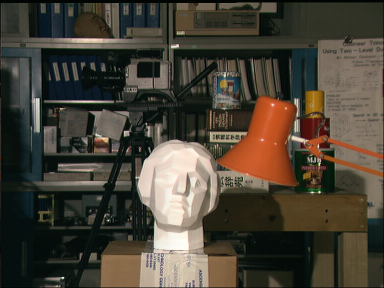
#> input picture project 2/data/tsucuba_left.png, 384 x 288 px
$ python task2.py
#> lines starting #> are read from the running program, lines starting #| are printed output that depends on the picture; after the words box and inside, x2 and y2 are one past the last pixel; in counts of white or black regions, pixels touching at a corner belong together
UBIT = 'hparthas'
import cv2
import numpy as np
from matplotlib import pyplot as plt
import random
np.random.seed(sum([ord(c) for c in UBIT]))
# read image 1 and convert to BW
m1_clr = cv2.imread('data/tsucuba_left.png')
#> m1_clr is the input picture: shape (288, 384, 3); mean B, G, R 54.7, 66.6, 73.2
image1_bw= cv2.cvtColor(m1_clr,cv2.COLOR_BGR2GRAY)

# read image 2 and convert to BW
m2_clr = cv2.imread('data/tsucuba_right.png')
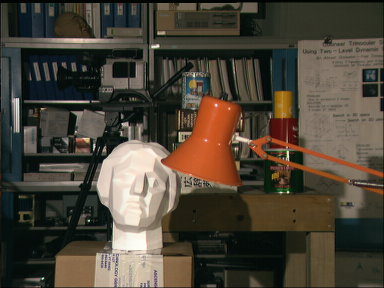
#> input picture project 2/data/tsucuba_right.png, 384 x 288 px
#> m2_clr is the input picture: shape (288, 384, 3); mean B, G, R 55.6, 68.2, 75.9
image2_bw = cv2.cvtColor(m2_clr,cv2.COLOR_BGR2GRAY)
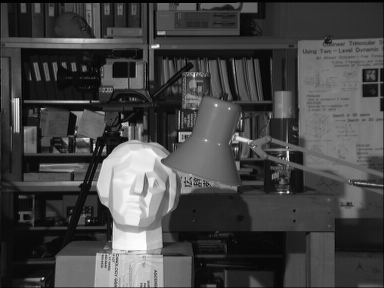
#> image2_bw: shape (288, 384); min 0, max 253, mean 69.1

# Extract Sift features and compute Descriptors for image 1 and image 2
sift = cv2.xfeatures2d.SIFT_create()
keypoints_mountain1 ,m1_des= sift.detectAndCompute(image1_bw,None)
#> keypoints_mountain1 = 717 keypoints; strongest (x, y, size): (174, 178, 47.3), (126, 133, 3.8), (177, 46, 2.7), (36, 102, 5.7)
image1_withkp = cv2.drawKeypoints(m1_clr,keypoints_mountain1,None)
cv2.imwrite('output/task2/task2_sift1.jpg',image1_withkp)

keypoints_mountain2,m2_des = sift.detectAndCompute(image2_bw,None)
#> keypoints_mountain2 = 708 keypoints; strongest (x, y, size): (94, 146, 1.9), (133, 178, 47.6), (157, 46, 2.7), (288, 153, 1.9)
image2_withkp =  cv2.drawKeypoints(m2_clr,keypoints_mountain2,None)
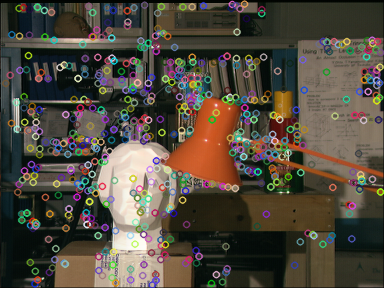
#> image2_withkp: shape (288, 384, 3); mean B, G, R 62.8, 74.2, 81.3
cv2.imwrite('output/task2/task2_sift2.jpg',image2_withkp)

def drawlines(img1,img2,lines,pts1,pts2,color):
    r,c = (cv2.cvtColor(img1,cv2.COLOR_BGR2GRAY)).shape
    i = 0
    for r,pt1,pt2 in zip(lines,pts1,pts2):
        x0,y0 = map(int, [0, -r[2]/r[1] ])
        x1,y1 = map(int, [c, -(r[2]+r[0]*c)/r[1] ])
        img1 = cv2.line(img1, (x0,y0), (x1,y1), color[i],1)
        img1 = cv2.circle(img2,tuple(pt1),5,color[i],-1)
        i = i+1
    return img1


pts1 = []
pts2 = []

bf = cv2.BFMatcher()
matches = bf.knnMatch(m1_des,m2_des, k=2)
#> matches = 717 matches

for i,(m,n) in enumerate(matches):
        pts2.append(keypoints_mountain2[m.trainIdx].pt)
        pts1.append(keypoints_mountain1[m.queryIdx].pt)
#> after the loop, pts1 = 717 pairs, first value 14.19 to 379.7, second value 3.55 to 284.5; pts2 = 717 pairs, first value 9.74 to 378.9, second value 3.54 to 284.5

fundamentalmat, mask = cv2.findFundamentalMat(np.array(pts1),np.array(pts2),cv2.FM_RANSAC)
#> fundamentalmat = [[-7.92e-07, -0.000673, 0.0448], [0.000686, -7.34e-05, 0.318], [-0.0461, -0.327, 1]]; mask = 717 values, max 1 at index 7, min 0 at index 0, mean 0.41
print(fundamentalmat)
#| [[-7.91779050e-07 -6.72605559e-04  4.48217964e-02]
#|  [ 6.86410174e-04 -7.33832426e-05  3.17808089e-01]
#|  [-4.60557309e-02 -3.27396376e-01  1.00000000e+00]]


pts1 = np.array(pts1)[mask.ravel() == 1]
#> pts1 = 294 pairs, first value 30.22 to 374.8, second value 3.55 to 284.5
pts2 = np.array(pts2)[mask.ravel() == 1]
#> pts2 = 294 pairs, first value 9.74 to 361.6, second value 3.54 to 284.5

random_points = np.random.randint(0, len(pts1), 10)
#> random_points = [18, 131, 8, 94, 125, 19, 50, 246, 197, 58]

selected_point1,selected_point2 = list(), list()
for i, (p1, p2) in enumerate(zip(pts1, pts1)):
    if i in random_points:
        selected_point1.append(p1)
        selected_point2.append(p2)
#> this loop made 294 passes
#> p2 on passes 1 to 3: [30.22, 74.73], [31.32, 123], [31.65, 34.74]
#> after the loop, selected_point1 = [[42.82, 7.28], [52.04, 105.7], [54.47, 115.5], [90.6, 133.4], [97.18, 266], [126.7, 89.86], [151.2, 108], [156.8, 180.1], [201.8, 132.7], [244.4, 133.3]]; selected_point2 has the same summary as selected_point1
selected_point1 = np.float32(selected_point1)
selected_point2 = np.float32(selected_point2)
colors = []
for i in range(0,10):
    colors.append(tuple(np.random.randint(0,255,3).tolist()))

img1_lines = cv2.computeCorrespondEpilines(selected_point1.reshape(-1, 1, 2), 2, fundamentalmat)
#> img1_lines = [[-0.114, -0.993, 14.57], [0.0714, -0.997, 99.53], [0.0887, -0.996, 107.3], [0.113, -0.994, 118.4], [0.314, -0.949, 207], [0.037, -0.999, 84], [0.0638, -0.998, 96.14], [0.171, -0.985, 144.1], [0.0945, -0.996, 109.9], [0.0899, -0.996, 107.9]]
img1_lines = img1_lines.reshape(-1, 3)
img1_lines1 = drawlines(m1_clr,m2_clr,img1_lines,selected_point1,selected_point2,colors)
#> the loop in drawlines, `for r,pt1,pt2 in zip(lines,pts1,pts2):` made 10 passes
#> (r, pt2, y0, y1) on passes 1 to 10: ([-0.114, -0.993, 14.57], [42.82, 7.28], 14, -29), ([0.0714, -0.997, 99.53], [52.04, 105.7], 99, 127), ([0.0887, -0.996, 107.3], [54.47, 115.5], 107, 141), ([0.113, -0.994, 118.4], [90.6, 133.4], 119, 163), ([0.314, -0.949, 207], [97.18, 266], 218, 345), ([0.037, -0.999, 84], [126.7, 89.86], 84, 98), ([0.0638, -0.998, 96.14], [151.2, 108], 96, 120), ([0.171, -0.985, 144.1], [156.8, 180.1], 146, 212), ([0.0945, -0.996, 109.9], [201.8, 132.7], 110, 146), ([0.0899, -0.996, 107.9], [244.4, 133.3], 108, 142)
#> pass 1, in drawlines, `img1 = cv2.line(img1, (x0,y0), (x1,y1), color[i],1)`:
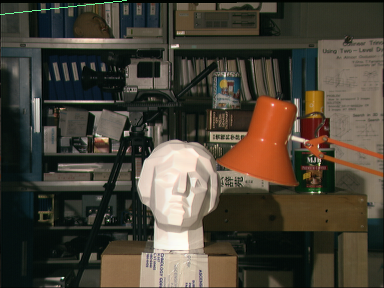
#> img1: shape (288, 384, 3); 0.11% of pixels changed, all inside (x1, y1, x2, y2) = (0, 0, 127, 15)
#> after the loop in drawlines, `for r,pt1,pt2 in zip(lines,pts1,pts2):`:
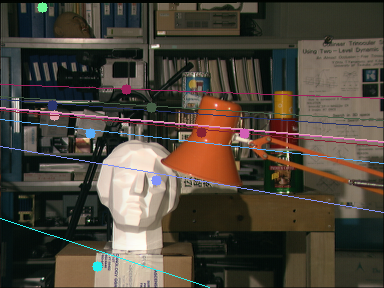
#> img2: shape (288, 384, 3); mean B, G, R 58.8, 69.5, 77.1
#> after the loop in drawlines, `for r,pt1,pt2 in zip(lines,pts1,pts2):`: i = 10

img2_lines = cv2.computeCorrespondEpilines(selected_point2.reshape(-1, 1, 2), 2, fundamentalmat)
#> img2_lines has the same summary as img1_lines
img2_lines = img1_lines.reshape(-1, 3)
img2_lines1 = drawlines(m2_clr,m1_clr,img2_lines,selected_point2,selected_point1,colors)
#> the loop in drawlines (call 2), `for r,pt1,pt2 in zip(lines,pts1,pts2):` made 10 passes
#> after the loop in drawlines (call 2), `for r,pt1,pt2 in zip(lines,pts1,pts2):`:
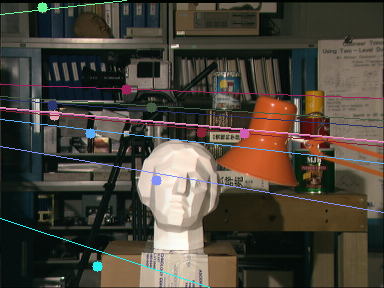
#> img2: shape (288, 384, 3); mean B, G, R 58.3, 68.4, 74.9


stereo = cv2.StereoBM_create(96, blockSize=17)
stereo.setMinDisparity(16)
stereo.setDisp12MaxDiff(0)
stereo.setUniquenessRatio(10)
stereo.setSpeckleRange(32)
stereo.setSpeckleWindowSize(100)
disparity_map = stereo.compute(image1_bw, image2_bw).astype(np.float32) / 16.0
disp_map = (disparity_map - 16)/96

# printing out all the output
plt.imsave('output/task2/task2_disparity.jpg', disp_map, cmap=plt.cm.gray)
cv2.imwrite('output/task2/task2_epi_right.jpg', img2_lines1)
cv2.imwrite('output/task2/task2_epi_left.jpg', img1_lines1)
cv2.imwrite("output/task2/merged.jpg", np.hstack([img2_lines1, img1_lines1]))
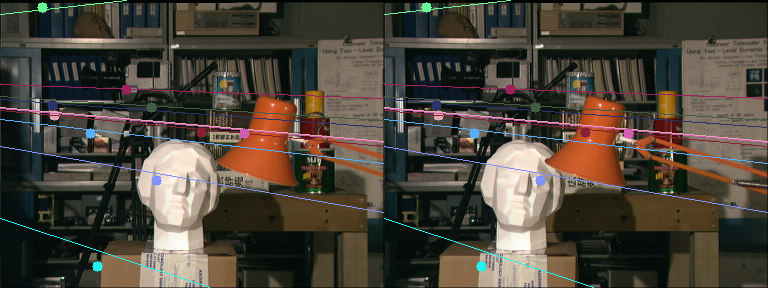
#> saved as merged.jpg: shape (288, 768, 3); mean B, G, R 58.6, 69.1, 76
